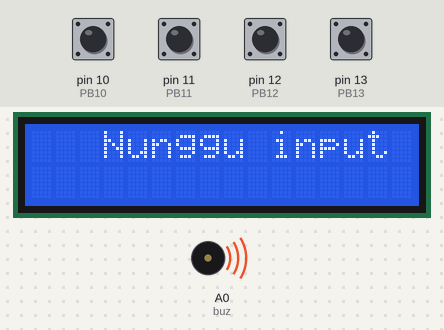
This sketch was run on a simulated Arduino Uno, built with avr-gcc and run on an emulated ATmega328P. Shown: 16×2 character LCD, buzzer (waves = sounding, pin HIGH). Inputs (shaded band) come from the test bench; at power-on: pin 10 (PB10), pin 11 (PB11), pin 12 (PB12), pin 13 (PB13) HIGH.

Above: at 1.2 s.
1.3 s: pin 13 (PB13) pulled LOW for 1 s
At 1.6 s:
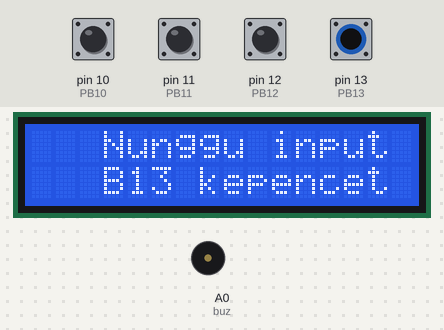
3.8 s: pin 10 (PB10) pulled LOW for 0.15 s
At 3.9 s:
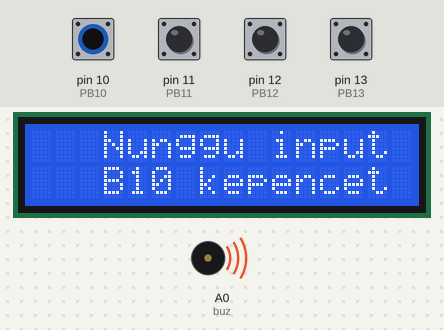
5.5 s: pin 11 (PB11) pulled LOW for 1 s
At 6.1 s:
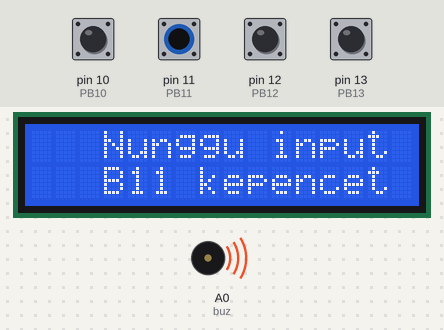
8.0 s: pin 12 (PB12) pulled LOW for 0.15 s
At 8.1 s:
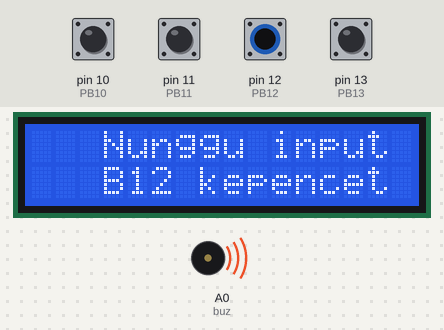
Timing chart, 0 to 10.7 s (numbered marks = the images above; inputs shaded):
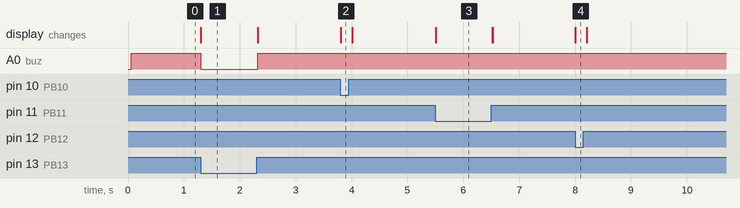

The sketch:

test_buttonbuzzer.ino
```cpp
#include <LiquidCrystal.h>
LiquidCrystal lcd(7,6,5,4,3,2);

const int PB13 = 13, PB12 = 12, PB11 = 11, PB10 = 10, buz=A0;
int buttonState13 = 0, buttonState12 =0, buttonState11 =0, buttonState10 =0;

void setup() {
  // put your setup code here, to run once:
  lcd.begin(16,2);
  pinMode(PB13,INPUT);
  pinMode(PB12,INPUT);
  pinMode(PB11,INPUT);
  pinMode(PB10,INPUT);
  digitalWrite(PB13,HIGH);
  digitalWrite(PB12,HIGH);
  digitalWrite(PB11,HIGH);
  digitalWrite(PB10,HIGH);
  pinMode(buz,OUTPUT);
}

void loop() {
  digitalWrite(buz,HIGH);
  lcd.setCursor(3,0);
  lcd.print("Nunggu input");
  buttonState13 = digitalRead(PB13);
  buttonState12 = digitalRead(PB12);
  buttonState11 = digitalRead(PB11);
  buttonState10 = digitalRead(PB10);

  while(buttonState13==LOW){
    lcd.setCursor(3,1);
    lcd.print("B13 kepencet");
    digitalWrite(buz,LOW);
    delay(100);
    buttonState13 = digitalRead(PB13);
    if(buttonState13 == HIGH){
      lcd.clear();
      break;
    }
  }

  while(buttonState12==LOW){
    lcd.setCursor(3,1);
    lcd.print("B12 kepencet");
    delay(100);
    buttonState12 = digitalRead(PB12);
    if(buttonState12 == HIGH){
      lcd.clear();
      break;
    }
  }

  while(buttonState11==LOW){
    lcd.setCursor(3,1);
    lcd.print("B11 kepencet");
    delay(100);
    buttonState11 = digitalRead(PB11);
    if(buttonState11 == HIGH){
      lcd.clear();
      break;
    }
  }

  while(buttonState10==LOW){
    lcd.setCursor(3,1);
    lcd.print("B10 kepencet");
    delay(100);
    buttonState10 = digitalRead(PB10);
    if(buttonState10 == HIGH){
      lcd.clear();
      break;
    }
  }

}
```

Measured:
- after the input at 1.3 s, A0 (buz): HIGH → LOW at once, → HIGH 1.0 s later; the display: changes at once (image 1)
- after the input at 3.8 s, the display: changes at once (image 2)
- after the input at 5.5 s, the display: changes at once (image 3)
- after the input at 8.0 s, the display: changes at once (image 4)
